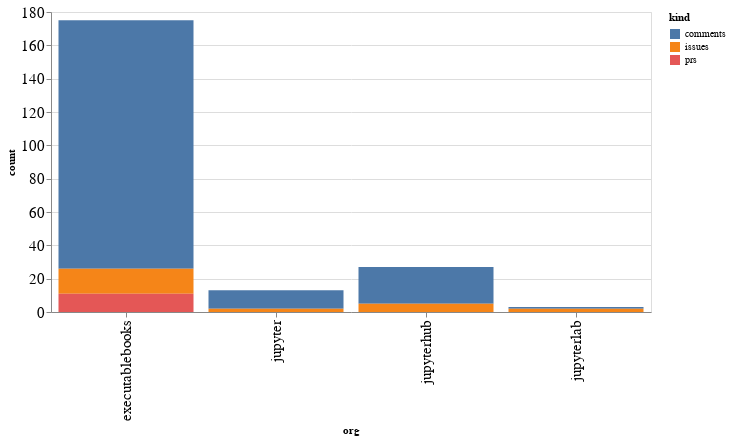

Notebook cell for this chart:
### Code cell
alt.Chart(org_summaries, width=600).mark_bar().encode(
    x='org',
    y='count',
    color='kind',
    tooltip="org"
)

### Figure 1 — Vega-Lite specification as saved in the notebook (floating-point values rounded to 4 significant figures)
{"config": {"axisLeft": {"labelFontSize": 15}, "axisBottom": {"labelFontSize": 15}}, "data": {"name": "data-2c8cd4788e4934e6a1ff65f9b8a6e634"}, "mark": "bar", "encoding": {"color": {"type": "nominal", "field": "kind"}, "tooltip": {"type": "nominal", "field": "org"}, "x": {"type": "nominal", "field": "org"}, "y": {"type": "quantitative", "field": "count"}}, "width": 600, "$schema": "https://vega.github.io/schema/vega-lite/v4.8.1.json", "datasets": {"data-2c8cd4788e4934e6a1ff65f9b8a6e634": [{"org": "executablebooks", "kind": "comments", "count": 149}, {"org": "executablebooks", "kind": "issues", "count": 15}, {"org": "executablebooks", "kind": "prs", "count": 11}, {"org": "jupyter", "kind": "comments", "count": 11}, {"org": "jupyter", "kind": "issues", "count": 2}, {"org": "jupyterhub", "kind": "comments", "count": 22}, {"org": "jupyterhub", "kind": "issues", "count": 5}, {"org": "jupyterlab", "kind": "comments", "count": 1}, {"org": "jupyterlab", "kind": "issues", "count": 2}]}}
